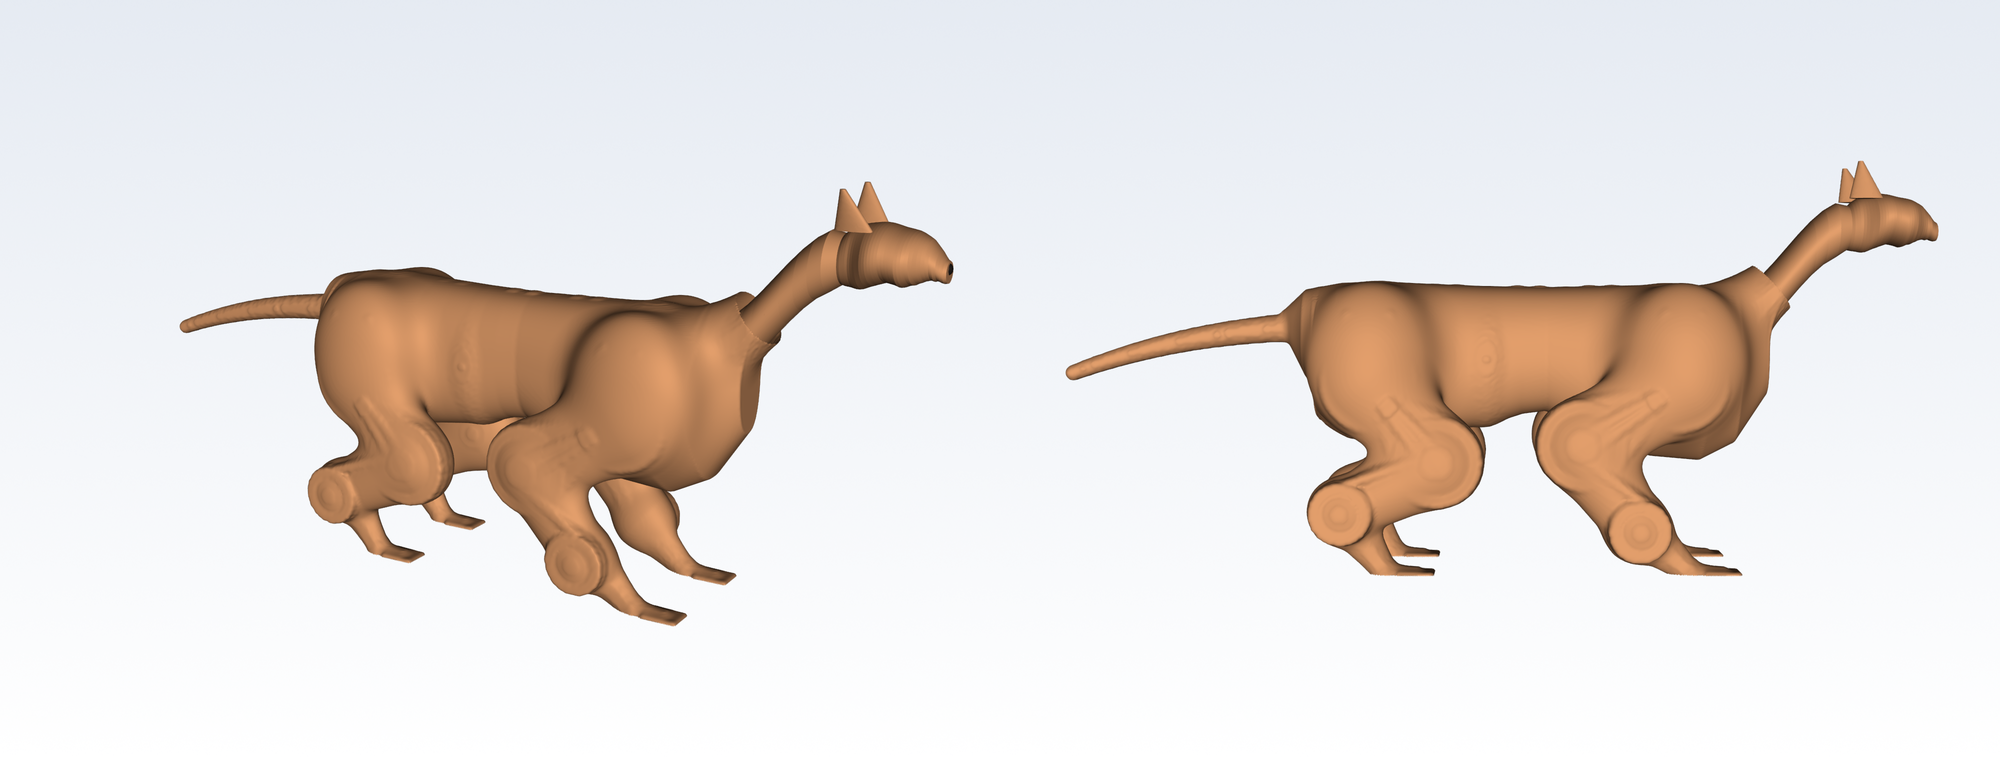

The script that saved this image:
# SPDX-License-Identifier: Apache-2.0
# Copyright 2026 Younghyeon Park
"""The cat's skin: one knit suit over the whole skeleton (ADR-0119).

`tomcat_skin` (ADR-0094) sized a cover for the TRUNK from the strain the spine
puts into it -- a tube, seamed on the upper flank, with a slack belly. This is
the rest of the cat: the same knit carried over the neck, down four legs and
along the tail, in a cat's shape rather than the structure's.

✅ **Two fields, and the suit is their smooth union:**

- **the cat**: a torso lofted through a cat's sections -- a deep chest between
  the forelegs, a tucked waist, round haunches over the hind hips -- with a
  neck, a sleeve per leg (thigh to paw, tapering) and a tail sleeve;
- **the structure**: every surface of the skeleton, drive and harness, pushed
  out by `OFFSET`. It is what guarantees the cover: wherever the mechanism is
  bigger than a cat -- the 36/34/22 mm sheaves, the hollow hip's hub, the
  Bowden conduits -- the suit goes round it rather than through it.

The suit is open at the soles (the pads touch the ground) and at a collar
behind the head, which `tomcat_head` already gives a cat's face.

⚠️ **What the stance pose proves, and why it is enough.** Every part on a leg
is fixed to one link, and every free cable run lies between two circles fixed
to one link (the cable leaves each sheave on a tangent), so a sleeve that
clears its link's parts at the stance clears them at every pose. What changes
with pose is the fabric at the JOINTS, and that is `joint_strain`.

⚠️ It is a cover, not a structure: it carries no load. Its mass is reported
and NOT yet in `params.py` -- M129 (the spools) re-baselines the masses anyway.  `[owed]`
"""

from __future__ import annotations

import math
import os
import sys

import numpy as np

HERE = os.path.dirname(os.path.abspath(__file__))
if HERE not in sys.path:
    sys.path.insert(0, HERE)
sys.path.insert(0, os.path.join(os.path.dirname(HERE), "..", "kinematics", "src"))

import tomcat_trunk as TT                                        # noqa: E402
import tomcat_skin as SK                                         # noqa: E402
import tomcat_head as HD                                         # noqa: E402
import tomcat_tail as TL                                         # noqa: E402
import tomcat_leg_detail as LD                                   # noqa: E402
from tomcat_kin import LegModel                                  # noqa: E402
from tomcat_kin.params import DEFAULT_FORELEG, DEFAULT_HINDLEG   # noqa: E402

#: Grid spacing of the field, mm.
VOXEL = 1.25
#: How far the suit stands off every structural surface, at least, mm. The
#: same 2.0 mm `tomcat_skin.CLEAR` holds, plus a voxel's worth of meshing error.
OFFSET = 2.0 + VOXEL
#: The clearance the checks hold the finished surface to, mm.
CLEAR = SK.CLEAR
#: Blend radii, mm: how softly the torso, the legs and the structure merge.
K_BODY, K_LEG, K_STRUCT = 18.0, 9.0, 5.0
#: Areal mass of the knit, g/m^2 -- a nylon-elastane power mesh, ~1 mm.
#: `[assumed]`: 200-300 g/m^2 is the range such knits are sold in.
#: ⚠️ ADR-0094's 130 g priced the trunk cover as SOLID nylon 1 mm thick
#: (1150 g/m^2); a knit is mostly air.
AREAL_G_M2 = 250.0
#: Strain a knit panel carries without help. ADR-0094 read 12.6 % as inside
#: what a knit does and 34.7 % as not; this is the line between.  `[assumed]`
KNIT_WORKING = 0.15

LEGS = (("LF", True, +1.0), ("RF", True, -1.0), ("LR", False, +1.0), ("RR", False, -1.0))
HIP_X = {True: TT.FRONT_HIP_X, False: TT.REAR_HIP_X}

#: The collar: the suit ends round the neck, this far up it from its base.
COLLAR_AT = 0.80
NECK_DIR = np.array([math.cos(math.radians(HD.RISE_DEG)), 0.0,
                     math.sin(math.radians(HD.RISE_DEG))])
NECK_BASE = np.array([HD.BASE_X, 0.0, HD.BASE_Z])
COLLAR = NECK_BASE + COLLAR_AT * HD.NECK_L * NECK_DIR


def leg_points(fore):
    """Hip, knee, ankle, paw base, paw tip at the stance, in the leg plane (x, z) mm."""
    lg = DEFAULT_FORELEG if fore else DEFAULT_HINDLEG
    lm = LegModel(lg)
    q = lm.inverse((LD.FOOT_X, LD.FOOT_Z, LD.FOOT_PITCH))
    return lm.joint_positions(q) * 1000.0, np.asarray(q, float)


#: The pads: the sole is cut this far above the paw's base line, so they show.
SOLE_Z = float(leg_points(False)[0][3][1]) + 1.5


# --------------------------------------------------------------------- shape
#: The torso's sections, `(x, half-width, top, bottom)` mm, for a cat: the
#: chest is deepest between the forelegs, the waist tucks up behind the
#: ribs, the haunches are wide. Each is a LOWER bound -- `section()` never
#: lets the cat inside `tomcat_skin.outline`, which clears the structure.
CAT = (
    (-150.0, 6.0, 64.0, 46.0),   # the rump's end, rounding into the tail
    (-128.0, 38.0, 84.0, 4.0),
    (-95.0, 54.0, 90.0, -40.0),  # the haunches
    (-55.0, 54.0, 91.0, -46.0),
    (-15.0, 48.0, 89.0, -40.0),
    (35.0, 44.0, 87.0, -34.0),   # the loin
    (90.0, 41.0, 86.0, -27.0),   # the waist, tucked
    (140.0, 46.0, 87.0, -48.0),
    (185.0, 52.0, 88.0, -68.0),  # the chest, deepest between the forelegs
    (230.0, 51.0, 87.0, -72.0),
    (262.0, 44.0, 85.0, -56.0),
    (292.0, 22.0, 80.0, -12.0),  # the chest's front, under the neck
)


def section(x):
    """`(half_width, top, bottom)` of the cat at station x (vectorised)."""
    cx, ca, ct, cb = (np.array(c) for c in zip(*CAT))
    a, top, bot = np.interp(x, cx, ca), np.interp(x, cx, ct), np.interp(x, cx, cb)
    inside = (x >= TT.BODIES[0][0]) & (x <= TT.BODIES[3][1])
    xs = np.clip(x, TT.BODIES[0][0], TT.BODIES[3][1])
    flo = np.vectorize(lambda v: SK.outline(float(v)), otypes=[float, float, float])
    if np.ndim(x) == 0:
        hw, t, b = SK.outline(float(xs))
    else:
        u = np.unique(xs)
        hw_u, t_u, b_u = flo(u)
        hw, t, b = (np.interp(xs, u, v) for v in (hw_u, t_u, b_u))
    a = np.where(inside, np.maximum(a, hw + 1.0), a)
    top = np.where(inside, np.maximum(top, t + 1.0), top)
    bot = np.where(inside, np.minimum(bot, b - 1.0), bot)
    return a, top, bot


#: Each link's sleeve: `(r at proximal, r at distal, lateral centre, lateral
#: half-width)`, mm, for a LEFT leg (y > 0).
#:
#: ⚠️ **The mechanism is bigger than a cat's leg, and the sleeve says so.** A
#: first pass drew a cat's limb (a 24 mm thigh tapering to 15) and it vanished
#: inside the structure's own offset: the sheaves are 36 / 34 / 22 mm in
#: radius and every cable runs on their rims, so between two joints the cables
#: stand 30-35 mm off the bone. The sleeve is therefore the HULL of the two
#: sheaves it spans, flattened to the leg's lateral stack (y 42-77 mm on the
#: thigh and shank, measured): a broad, flat thigh -- which a cat has.
SLEEVE = (
    (36.0 + OFFSET, 34.0 + OFFSET, 59.5, 20.0),   # thigh: hip sheave to knee sheave
    (34.0 + OFFSET, 22.0 + OFFSET, 60.5, 19.0),   # shank: knee to ankle
    (22.0 + OFFSET, 9.0, 53.0, 10.0),             # metatarsus: ankle to paw
    (9.0, 7.5, 53.0, 11.0),                       # paw
)


def sleeves(fore):
    """The cat's limb in the leg plane: `[(p0, p1, r0, r1, yc, hy)]`, leg-plane
    (x, z) mm, hip outward, one per link."""
    p, _q = leg_points(fore)
    return [(p[i], p[i + 1], *SLEEVE[i]) for i in range(4)]


# ------------------------------------------------------------------- fields
def _smin(a, b, k):
    """Polynomial smooth minimum: `min` with the corner rounded over k."""
    h = np.clip(0.5 + 0.5 * (b - a) / k, 0.0, 1.0)
    return b * (1 - h) + a * h - k * h * (1 - h)


def _round_cone(P, a, b, ra, rb):
    """Approximate distance to a cone of radius ra at a, rb at b, capped round."""
    d = b - a
    L2 = float(d @ d)
    t = np.clip(((P - a) @ d) / L2, 0.0, 1.0)
    q = P - (a + t[..., None] * d)
    return np.linalg.norm(q, axis=-1) - (ra + (rb - ra) * t)


def _ellipsoid(P, c, r):
    k0 = np.linalg.norm((P - c) / r, axis=-1)
    return (k0 - 1.0) * min(r)


def cat_field(P):
    """Signed (approximately distance) field of the cat's shape, mm; < 0 inside."""
    x, y, z = P[..., 0], P[..., 1], P[..., 2]
    a, top, bot = section(x)
    zc = 0.5 * (top + bot)
    hh = 0.5 * (top - bot)
    # a flatter-than-elliptic section (exponent 2.4): a cat's flank is full
    n = 2.4
    r = (np.abs(y / a) ** n + np.abs((z - zc) / hh) ** n) ** (1.0 / n)
    f = (r - 1.0) * np.minimum(a, hh)
    xr, xf = CAT[0][0], CAT[-1][0]
    f = np.maximum(f, np.maximum(xr - x, x - xf))
    # the neck, from the chest up to (and past) the collar
    nb = NECK_BASE + np.array([-10.0, 0.0, -2.0])
    ne = NECK_BASE + 1.05 * HD.NECK_L * NECK_DIR
    f = _smin(f, _round_cone(P, nb, ne, 30.0, 24.0), K_BODY)
    # the tail sleeve
    cur = np.asarray(TL.spine_curve(), float)
    pts3 = np.column_stack([cur[:, 0], np.zeros(len(cur)), cur[:, 1]])
    ts = np.linspace(0.0, 1.0, len(cur))
    tail = None
    for i in range(len(cur) - 1):
        ri = TL.radius_at(ts[i]) + 3.0
        rj = TL.radius_at(ts[i + 1]) + 3.0
        d = _round_cone(P, pts3[i], pts3[i + 1], ri, rj)
        tail = d if tail is None else np.minimum(tail, d)
    f = _smin(f, tail, 8.0)
    # the legs: haunch / shoulder, then a sleeve
    for _nm, fore, side in LEGS:
        hx = HIP_X[fore]
        yl = side * LD.TRACK_Y
        # ⚠️ The haunch and the shoulder are sized by the hip pair's Bowden
        # loops, not by anatomy: from the wall ports to the hub they arch out
        # to y 67 and up to z 67 within 35 mm of the hip (measured), and a
        # smaller haunch left them standing on the flank as a bracket.
        sh = _ellipsoid(P, np.array([hx + (4.0 if fore else 0.0), side * 48.0, 20.0]),
                        np.array([58.0, 34.0, 68.0]))
        f = _smin(f, sh, K_BODY)
        # the ankle (hock / wrist): its sheave stack is 32 mm across (y 45-77)
        # where the metatarsus is 12, so it gets its own flattened knuckle
        pa, _q = leg_points(fore)
        ank = _ellipsoid(P, np.array([hx + pa[2][0], side * 61.0, pa[2][1]]),
                         np.array([27.0, 21.5, 27.0]))
        f = _smin(f, ank, K_LEG)
        leg = None
        for p0, p1, r0, r1, yc, hy in sleeves(fore):
            # flattened: the lateral axis scaled so the cone's mean radius
            # spans the leg's lateral half-width
            sc = 0.5 * (r0 + r1) / hy
            Q = P.copy()
            Q[..., 1] = (P[..., 1] - side * yc) * sc
            a3 = np.array([hx + p0[0], 0.0, p0[1]])
            b3 = np.array([hx + p1[0], 0.0, p1[1]])
            d = _round_cone(Q, a3, b3, r0, r1) / max(sc, 1.0)
            leg = d if leg is None else _smin(leg, d, K_LEG)
        f = _smin(f, leg, K_LEG)
    return f


def structure_solids():
    """Everything the suit must cover: trunk, four legs with their drive, the
    neck (the head's solid, cut at the collar), the tail."""
    import tomcat_assembly as A
    bodies, legs, _soft = A.assembly(soft=False)
    return bodies + legs + [HD.whole(), TL.tail()]


def structure_points(cache=None, tol=0.8, spacing=0.6):
    """Surface samples of `structure_solids`, dense enough for `VOXEL`."""
    if cache and os.path.exists(cache):
        return np.load(cache)["p"]
    rng = np.random.default_rng(0)
    out = []
    for g in structure_solids():
        for f in g.faces():
            try:
                verts, tris = f.tessellate(tol)
            except Exception:
                continue
            V = np.array([[v.X, v.Y, v.Z] for v in verts])
            T = V[np.array(tris)]
            out.append(V)
            area = 0.5 * np.linalg.norm(np.cross(T[:, 1] - T[:, 0], T[:, 2] - T[:, 0]), axis=1)
            n = np.ceil(area / spacing ** 2).astype(int)
            big = n > 1
            if big.any():
                idx = np.repeat(np.nonzero(big)[0], n[big])
                u = rng.random((len(idx), 2))
                flip = u.sum(1) > 1
                u[flip] = 1 - u[flip]
                Tb = T[idx]
                out.append(Tb[:, 0] + u[:, :1] * (Tb[:, 1] - Tb[:, 0]) + u[:, 1:] * (Tb[:, 2] - Tb[:, 0]))
    p = np.concatenate(out).astype(np.float32)
    if cache:
        np.savez_compressed(cache, p=p)
    return p


def _collar_dist(P):
    """Signed distance past the collar plane (> 0 is the head side)."""
    return (P - COLLAR) @ NECK_DIR


def grid(points):
    lo = points.min(0) - 25.0
    hi = points.max(0) + 25.0
    lo[2] = SOLE_Z - 3.0 * VOXEL
    n = np.ceil((hi - lo) / VOXEL).astype(int) + 1
    return lo, n


def field(points):
    """The suit's field on the grid: `(F, lo, n)`; F < 0 is inside the suit."""
    from scipy import ndimage
    lo, n = grid(points)
    # the structure, pushed out by OFFSET: distance to the nearest sample
    occ = np.zeros(n, bool)
    ij = np.round((points - lo) / VOXEL).astype(int)
    ok = np.all((ij >= 0) & (ij < n), axis=1)
    occ[tuple(ij[ok].T)] = True
    dist = ndimage.distance_transform_edt(~occ).astype(np.float32) * VOXEL
    F = dist - OFFSET
    del dist, occ
    # the cat, one x-slab at a time
    ys = lo[1] + VOXEL * np.arange(n[1])
    zs = lo[2] + VOXEL * np.arange(n[2])
    Y, Z = np.meshgrid(ys, zs, indexing="ij")
    for i in range(n[0]):
        x = lo[0] + VOXEL * i
        P = np.stack([np.full_like(Y, x), Y, Z], axis=-1)
        c = cat_field(P).astype(np.float32)
        F[i] = _smin(c, F[i], K_STRUCT)
        # open at the collar and at the soles
        F[i] = np.maximum(F[i], _collar_dist(P).astype(np.float32))
        F[i] = np.maximum(F[i], (SOLE_Z - Z).astype(np.float32))
    # nothing hollow inside: a void enclosed by the suit is suit
    solid = F < 0
    filled = ndimage.binary_fill_holes(solid)
    F[filled & ~solid] = -VOXEL
    return F, lo, n


def suit_mesh(points=None, cache=None):
    """The suit's outer surface as `vtkPolyData`, open at the collar and soles."""
    import vtk
    from vtk.util import numpy_support as ns
    if points is None:
        points = structure_points(cache)
    F, lo, n = field(points)
    img = vtk.vtkImageData()
    img.SetDimensions(*[int(v) for v in n])
    img.SetSpacing(VOXEL, VOXEL, VOXEL)
    img.SetOrigin(*[float(v) for v in lo])
    arr = ns.numpy_to_vtk(np.ascontiguousarray(F.transpose(2, 1, 0)).ravel(), deep=True)
    img.GetPointData().SetScalars(arr)
    fe = vtk.vtkFlyingEdges3D()
    fe.SetInputData(img)
    fe.SetValue(0, 0.0)
    fe.ComputeNormalsOff()
    fe.Update()
    pd = fe.GetOutput()
    pd = _open_cuts(pd)
    con = vtk.vtkPolyDataConnectivityFilter()
    con.SetInputData(pd)
    con.SetExtractionModeToLargestRegion()
    con.Update()
    sm = vtk.vtkWindowedSincPolyDataFilter()
    sm.SetInputData(con.GetOutput())
    sm.SetNumberOfIterations(25)
    sm.SetPassBand(0.08)
    sm.BoundarySmoothingOff()
    sm.NonManifoldSmoothingOn()
    sm.NormalizeCoordinatesOn()
    sm.Update()
    cl = vtk.vtkCleanPolyData()
    cl.SetInputData(sm.GetOutput())
    cl.Update()
    nm = vtk.vtkPolyDataNormals()
    nm.SetInputData(cl.GetOutput())
    nm.SetFeatureAngle(60.0)
    nm.ConsistencyOn()
    nm.AutoOrientNormalsOn()
    nm.Update()
    return nm.GetOutput()


def _open_cuts(pd):
    """Drop the flat caps the collar and the sole planes leave: the suit is
    OPEN there, which is what lets the pads touch and the face show."""
    import vtk
    from vtk.util import numpy_support as ns
    P = ns.vtk_to_numpy(pd.GetPoints().GetData()).astype(float)
    polys = ns.vtk_to_numpy(pd.GetPolys().GetData()).reshape(-1, 4)[:, 1:]
    C = P[polys].mean(axis=1)
    on = (np.abs(C[:, 2] - SOLE_Z) < 0.35 * VOXEL) | (np.abs(_collar_dist(C)) < 0.35 * VOXEL)
    keep = polys[~on]
    legacy = np.column_stack([np.full(len(keep), 3), keep]).astype(np.int64).ravel()
    cells = vtk.vtkCellArray()
    cells.SetCells(len(keep), ns.numpy_to_vtkIdTypeArray(legacy, deep=True))
    out = vtk.vtkPolyData()
    out.SetPoints(pd.GetPoints())
    out.SetPolys(cells)
    return out


# ------------------------------------------------------------------- checks
def mesh_arrays(pd):
    from vtk.util import numpy_support as ns
    P = ns.vtk_to_numpy(pd.GetPoints().GetData()).astype(float)
    T = ns.vtk_to_numpy(pd.GetPolys().GetData()).reshape(-1, 4)[:, 1:]
    return P, T


def area_mm2(pd):
    P, T = mesh_arrays(pd)
    A = P[T]
    return float(0.5 * np.linalg.norm(np.cross(A[:, 1] - A[:, 0], A[:, 2] - A[:, 0]), axis=1).sum())


def clearance(pd, points):
    """`(min, where)`: the smallest distance from a covered structural point to
    the suit, mm, and whether every such point is INSIDE it."""
    import vtk
    from scipy.spatial import cKDTree
    covered = (points[:, 2] > SOLE_Z + CLEAR) & (_collar_dist(points) < -CLEAR)
    Q = points[covered]
    P, _T = mesh_arrays(pd)
    d, i = cKDTree(P).query(Q, workers=-1)
    k = int(np.argmin(d))
    # inside: the suit is closed except at its cuts, so test with an
    # implicit distance -- the sign is the normal's side at the nearest vertex
    from vtk.util import numpy_support as ns
    N = ns.vtk_to_numpy(pd.GetPointData().GetNormals()).astype(float)
    side = np.einsum("ij,ij->i", Q - P[i], N[i])
    return float(d[k]), Q[k], int((side > 0).sum())


def joint_strain():
    """The fabric over each joint, through a trot and through the joint's ROM.

    A sleeve fibre on the outside of a joint, `R` from its axis, lengthens by
    `R * dtheta` as the joint turns; the fabric that shares it is the half of
    each link either side (`L`). A knit panel takes `KNIT_WORKING` of that
    and the rest is SLACK: gathered fabric that pays out, as at the belly.
    """
    from tomcat_kin import gait
    c = gait.GaitController(gait.trot_params())
    qs = {}
    for st in c.sample_cycle(64):
        for nm, ls in st.legs.items():
            if ls.q is not None:
                qs.setdefault(nm, []).append(np.asarray(ls.q, float))
    rows = []
    for nm, fore, _side in (("LF", True, 1), ("LR", False, 1)):
        lg = DEFAULT_FORELEG if fore else DEFAULT_HINDLEG
        Q = np.array(qs[nm])
        p, _q = leg_points(fore)
        L = np.linalg.norm(np.diff(p, axis=0), axis=1)
        # R: the sleeve at the joint, which is the sheave's rim plus OFFSET
        sl = sleeves(fore)
        for j, jn in enumerate(("hip", "knee", "ankle")):
            R = sl[j][2]
            span = 0.5 * L[j] + (0.5 * L[j - 1] if j > 0 else 45.0)
            d_trot = float(np.ptp(Q[:, j]))
            d_rom = float(lg.q_max[j] - lg.q_min[j])
            e = R * d_trot / span
            slack = max(0.0, R * d_rom - KNIT_WORKING * span)
            rows.append(("fore" if fore else "hind", jn, R, span,
                         math.degrees(d_trot), e, math.degrees(d_rom), slack))
    return rows


def torso_strain(pd):
    """ADR-0094's pitch strain on the SUIT's own dorsal and ventral lines."""
    P, _T = mesh_arrays(pd)
    span = TT.BODIES[3][1] - TT.BODIES[0][0]
    mid = np.abs(P[:, 1]) < 3.0
    body = mid & (P[:, 0] > TT.BODIES[0][0]) & (P[:, 0] < TT.BODIES[3][1])
    top, bot = P[body, 2].max(), P[body, 2].min()
    return [(nm, z, abs(z - SK.NEUTRAL_Z) * SK.PITCH_ROM / span)
            for nm, z in (("dorsal line", top), ("chest keel", bot))]


def report(cache=None, pd=None, points=None):
    ok = True
    if points is None:
        points = structure_points(cache)
    if pd is None:
        pd = suit_mesh(points)
    P, T = mesh_arrays(pd)
    print("CAT SUIT -- one knit over the whole skeleton (ADR-0119)\n")
    bb = P.min(0), P.max(0)
    print("surface        %d triangles, nose-to-tail %.0f mm, %.0f wide, %.0f high"
          % (len(T), bb[1][0] - bb[0][0], bb[1][1] - bb[0][1], bb[1][2] - bb[0][2]))
    a = area_mm2(pd) * 1e-6
    print("area           %.3f m2 -> %.0f g at %.0f g/m2 (knit, [assumed])"
          % (a, a * AREAL_G_M2, AREAL_G_M2))
    dmin, where, outside = clearance(pd, points)
    print("clearance      %.2f mm to the structure, least at (%.0f, %.0f, %.0f)"
          % (dmin, *where))
    if dmin < CLEAR - 0.5 or outside:
        print("      *** the suit touches the structure (%d points outside)" % outside)
        ok = False
    print("\nthe fabric over each joint (R from the axis, shared over L)")
    print("%-5s %-6s %6s %6s %9s %8s %9s %9s" % ("leg", "joint", "R mm", "L mm",
                                                 "trot deg", "strain", "ROM deg", "slack mm"))
    for leg, jn, R, span, dt, e, dr, slack in joint_strain():
        flag = "" if e <= KNIT_WORKING else "  gathered"
        print("%-5s %-6s %6.1f %6.1f %9.1f %7.1f%% %9.0f %9.0f%s"
              % (leg, jn, R, span, dt, 100 * e, dr, slack, flag))
    print("\nthe torso in pitch, as ADR-0094 computed it, on the suit's own lines")
    for nm, z, e in torso_strain(pd):
        print("  %-12s z %6.1f   %5.1f %%" % (nm, z, 100 * e))
    print("\n  %s" % ("suit checks pass" if ok else "*** SEE ABOVE ***"))
    return ok


# ------------------------------------------------------------------- render
FUR = (0.80, 0.56, 0.38)


def render(pd, path, views=(("3/4", 14, -58), ("side", 2, -90)), size=(1000, 760),
           skeleton=None):
    """The suited cat, opaque, with the head and its face; one tile per view."""
    import vtk
    import leg_drive_3d as LD3
    from PIL import Image
    from vtk.util import numpy_support as ns
    head = LD3._polydata([HD.whole()], 0.5)
    fs = sorted(HD.features().solids(), key=lambda sd: -sd.volume)
    ears = LD3._polydata(fs[:2], 0.3)          # the two largest are the ears
    face = LD3._polydata(fs[2:], 0.3)          # eyes and nose
    tiles = []
    for name, elev, azim in views:
        ren = vtk.vtkRenderer()
        ren.SetBackground(1.0, 1.0, 1.0)
        ren.SetBackground2(0.90, 0.92, 0.95)
        ren.GradientBackgroundOn()
        op = 0.35 if skeleton is not None else 1.0
        ren.AddActor(LD3._actor(pd, FUR, opacity=op, specular=0.08))
        ren.AddActor(LD3._actor(head, FUR, specular=0.08))
        ren.AddActor(LD3._actor(ears, FUR, specular=0.08))
        ren.AddActor(LD3._actor(face, (0.12, 0.10, 0.09), specular=0.6))
        if skeleton is not None:
            ren.AddActor(LD3._actor(skeleton, (0.45, 0.52, 0.62)))
        if skeleton is not None:
            ren.SetUseDepthPeeling(1)
            ren.SetMaximumNumberOfPeels(8)
        cam = ren.GetActiveCamera()
        b = np.array(pd.GetBounds())
        hb = np.array(head.GetBounds())
        b[1::2] = np.maximum(b[1::2], hb[1::2])
        b[0::2] = np.minimum(b[0::2], hb[0::2])
        c = np.array([(b[0] + b[1]) / 2, (b[2] + b[3]) / 2, (b[4] + b[5]) / 2])
        el, az = math.radians(elev), math.radians(azim)
        d = 1300.0
        cam.SetFocalPoint(*c)
        cam.SetPosition(*(c + d * np.array([math.cos(el) * math.cos(az),
                                            math.cos(el) * math.sin(az), math.sin(el)])))
        cam.SetViewUp(0, 0, 1)
        cam.SetViewAngle(30)
        ren.ResetCameraClippingRange()
        win = vtk.vtkRenderWindow()
        win.SetOffScreenRendering(1)
        win.SetSize(2 * size[0], 2 * size[1])
        win.SetMultiSamples(0 if skeleton is not None else 8)
        if skeleton is not None:
            win.SetAlphaBitPlanes(1)
        win.AddRenderer(ren)
        ren.SetUseFXAA(True)
        win.Render()
        w2i = vtk.vtkWindowToImageFilter()
        w2i.SetInput(win)
        w2i.Update()
        im = w2i.GetOutput()
        W, H, _ = im.GetDimensions()
        arr = ns.vtk_to_numpy(im.GetPointData().GetScalars()).reshape(H, W, -1)[::-1]
        tiles.append(Image.fromarray(arr[:, :, :3].copy()).resize(size, Image.LANCZOS))
        win.Finalize()
    out = Image.new("RGB", (sum(t.width for t in tiles), size[1]), "white")
    x = 0
    for t in tiles:
        out.paste(t, (x, 0))
        x += t.width
    out.save(path)
    print("wrote", path)


def write_stl(pd, path):
    import vtk
    w = vtk.vtkSTLWriter()
    w.SetInputData(pd)
    w.SetFileName(path)
    w.SetFileTypeToBinary()
    w.Write()
    print("wrote", path)


if __name__ == "__main__":
    cache = os.path.join(HERE, "cat_suit_points.npz")
    pts = structure_points(cache)
    suit = suit_mesh(pts)
    report(pd=suit, points=pts)
    write_stl(suit, os.path.join(HERE, "cat_suit.stl"))
    render(suit, os.path.join(HERE, "cat_suit.png"))
